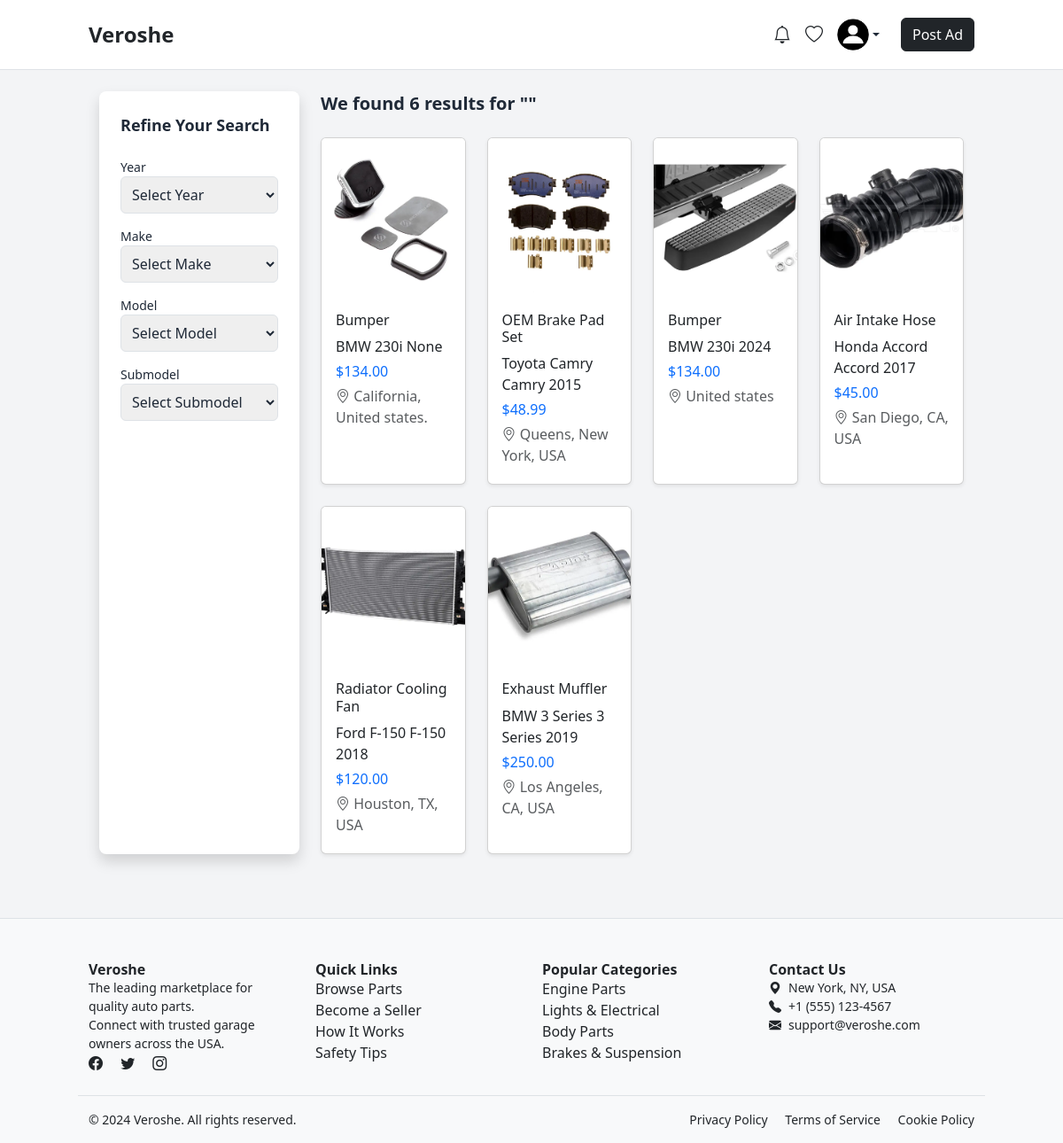
/search/ (signed in), run on an earlier commit of the app's database.
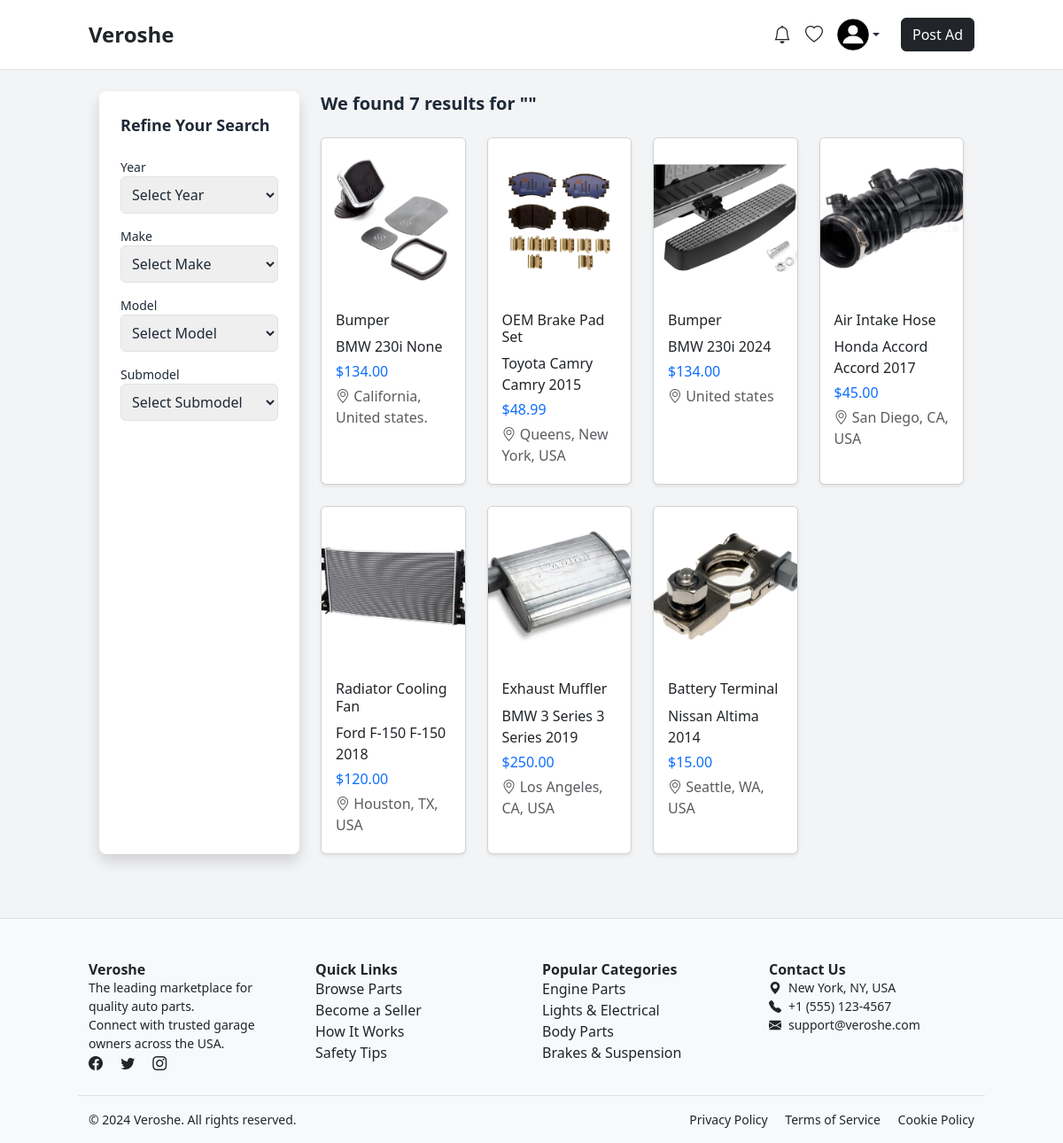
And on a later commit of the database.
### core/models.py (models this page shows, shortened)
class Ad(models.Model):
    seller = models.ForeignKey(settings.AUTH_USER_MODEL, on_delete=models.CASCADE)
    category = models.ForeignKey(Category, choices=CATEGORY_CHOICES, on_delete= models.CASCADE, null=True, blank=True)
    title = models.CharField(max_length=255)
    make = models.CharField(max_length=255, null=True, blank=True)
    model = models.CharField(max_length=255, null=True, blank=True)
    sub_model = models.CharField(max_length=100, null=True, blank=True)
    year = models.PositiveIntegerField(blank=True, null=True)
    fuel_type = models.CharField(max_length=20, choices=FUEL_CHOICES, null=True, blank=True)
    transmission = models.CharField(max_length=20,choices=TRANSMISSION_CHOICES, default='Manual', blank=True, null=True)
    description = models.TextField(blank=True, null=True)
    price = models.DecimalField(max_digits=10, decimal_places=2)
    image = models.ImageField(upload_to='ads/', blank=True, null=True)
    location = models.CharField(max_length=100, blank=True, null=True)
    mobile_number = models.CharField(max_length=15, blank=True, null=True)
    is_expired = models.BooleanField(default=False)
    created_at = models.DateTimeField(auto_now_add=True)
    views = models.IntegerField(default=0)
    is_active = models.BooleanField(default=True)

### core/views.py (the view)
# urls.py: path('search/', views.search_results, name='search_results'),
@login_required
def search_results(request):
    q = request.GET.get("q", "")
    year = request.GET.get("year")
    make = request.GET.get("make")
    model = request.GET.get("model")
    sub_model = request.GET.get("sub_model")
    category_id = request.GET.get("category")
    ads = Ad.objects.all()
    if q:
        ads = ads.filter(title__icontains=q)
    if year:
        ads = ads.filter(year=year)
    if make:
        ads = ads.filter(make=make)
    if model:
        ads = ads.filter(model=model)
    if sub_model:
        ads = ads.filter(sub_model=sub_model)
    if category_id:
        ads = ads.filter(category_id=category_id)
    years = Ad.objects.values_list("year", flat=True).exclude(year__isnull=True).distinct()
    makes = Ad.objects.values_list("make", flat=True).distinct()
    models = Ad.objects.filter(make=make).values_list("model", flat=True).distinct() if make else []
    sub_models = Ad.objects.filter(model=model).values_list("sub_model", flat=True).distinct() if model else []
    if request.headers.get("x-requested-with") == "XMLHttpRequest":
        return render(request, "core/search_results_list.html", {"ads": ads})
    return render(request, "core/search_results.html", {
        "ads": ads,
        "query": q,
        "years": sorted(years, reverse=True),
        "makes": sorted(makes),
        "models": sorted(models),
        "sub_models": sorted(sub_models),
        "category": category_id
    })

### core/templates/core/search_results.html (shortened to what this page needs)
{% extends "core/base.html" %}
{% block content %}
<div class="container mx-auto px-4 py-6">
  <div class="grid grid-cols-1 md:grid-cols-4 gap-6">
    <aside class="col-span-1 bg-white p-4 rounded-lg shadow">
      <h2 class="text-lg font-semibold mb-4">Refine Your Search</h2>
      <form id="filter-form">
        <div class="mb-3">
          <label class="block text-sm font-medium">Year</label>
          <select name="year" class="w-full border p-2 rounded filter-input">
            <option value="">Select Year</option>
          </select>
        </div>
        <div class="mb-3">
          <label class="block text-sm font-medium">Make</label>
          <select name="make" id="make" class="w-full border p-2 rounded filter-input">
            <option value="">Select Make</option>
          </select>
        </div>
        <div class="mb-3">
          <label class="block text-sm font-medium">Model</label>
          <select name="model" id="model" class="w-full border p-2 rounded filter-input">
            <option value="">Select Model</option>
          </select>
        </div>
        <div class="mb-3">
          <label class="block text-sm font-medium">Submodel</label>
          <select name="submodel" id="submodel" class="w-full border p-2 rounded filter-input">
            <option value="">Select Submodel</option>
          </select>
        </div>
      </form>
    </aside>
    <main class="col-span-3">
      <h2 class="text-xl font-semibold mb-4">
        We found {{ ads.count }} results for "{{ query }}"
      </h2>
      <div id="results-container">
        {% include "core/search_results_list.html" %}
      </div>
    </main>
  </div>
</div>
{% endblock %}

### core/templates/core/search_results_list.html
{% load static %}
{% if ads %}
  <div class="row row-cols-1 row-cols-sm-2 row-cols-md-3 row-cols-lg-4 g-4">
    {% for ad in ads %}
      <div class="col">
        <div class="card h-100 shadow-sm">
          {% if ad.image %}
            <img src="{{ ad.image.url }}" class="card-img-top" alt="{{ ad.title }}" style="height: 180px; object-fit: cover;">
          {% else %}
            <img src="{% static 'images/no-image.png' %}" class="card-img-top" alt="No Image" style="height: 180px; object-fit: cover;">
          {% endif %}
          <div class="card-body">
            <h5 class="card-title">{{ ad.title }}</h5>
            <p class="mb-1">{{ ad.make }} {{ ad.model }} {{ ad.year }}</p>
            <p class="mb-1 text-primary">${{ ad.price }}</p>
            <p class="mb-1 text-muted">
              <i class="bi bi-geo-alt"></i> {{ ad.location }}
            </p>
          </div>
        </div>
      </div>
    {% endfor %}
  </div>
{% else %}
  <p class="mt-4">No results found.</p>
{% endif %}

What changed in the data, as far as the page shows it:
added Ad: image (picture), title "Battery Terminal", make "Nissan", model "Altima", year "2014", price "15.00", location "Seattle, WA, USA"
Also different on the page:
{{ ads.count }}: "6" → "7"
